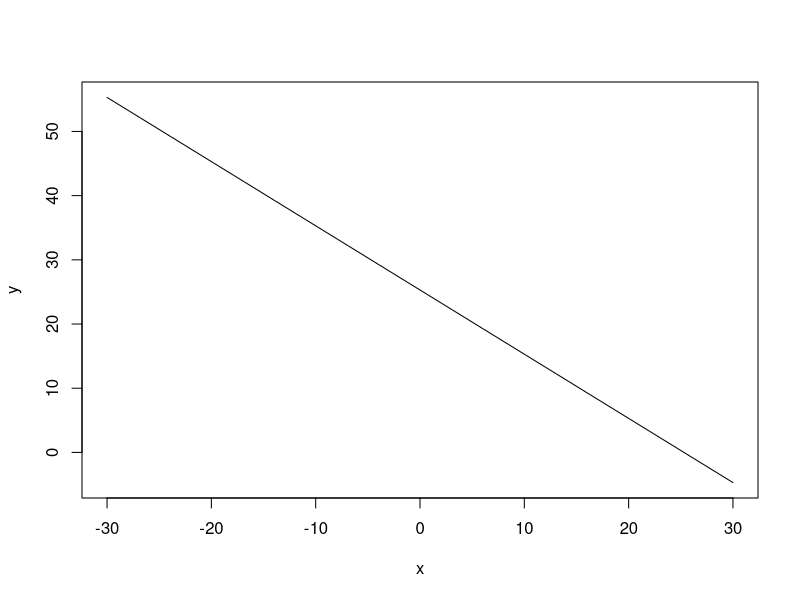
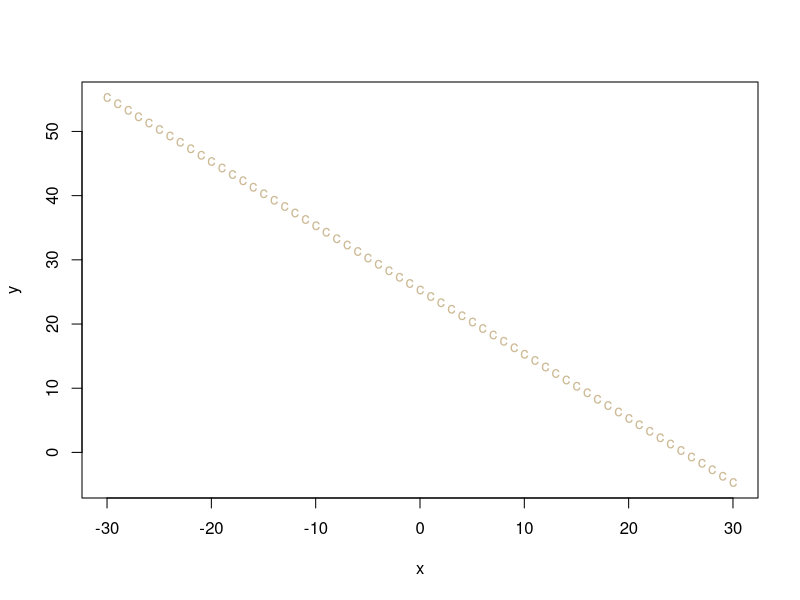
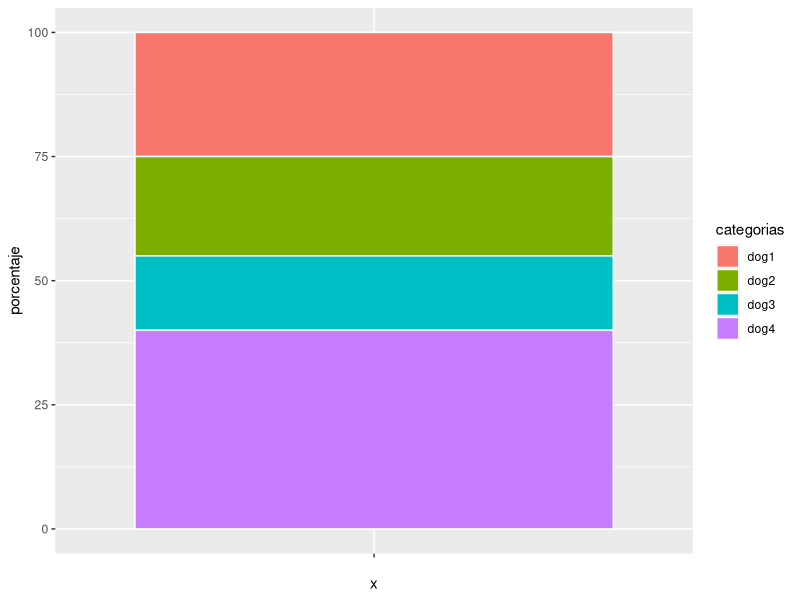
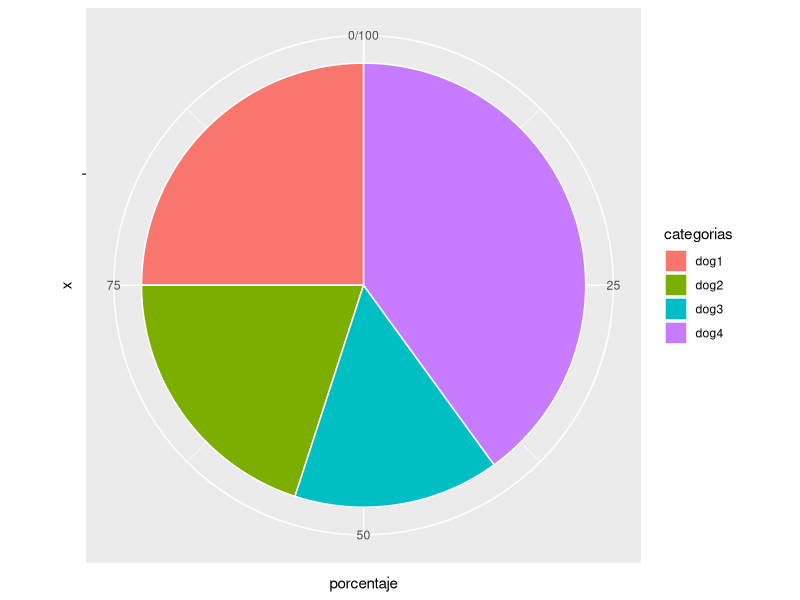
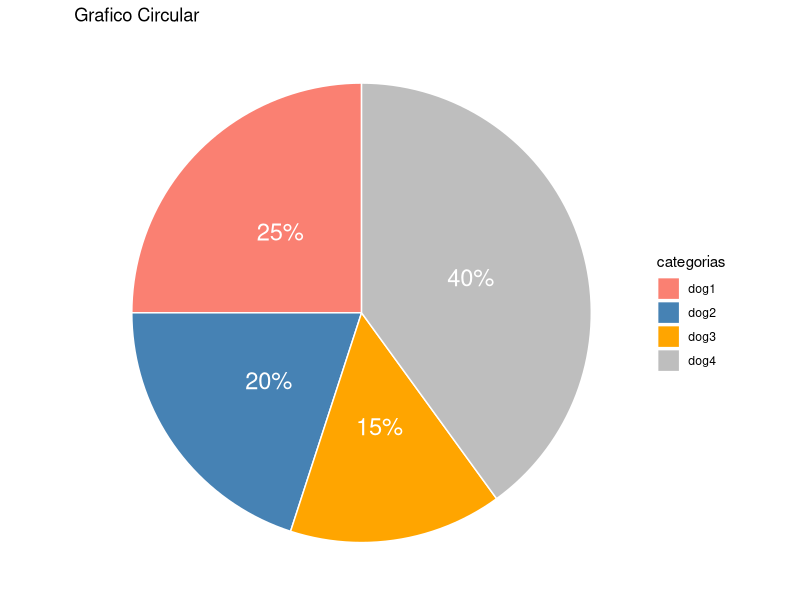

Write R code to recreate these figures, in order.
## ---- chunk 1
knitr::opts_chunk$set(echo = TRUE)
## ---- chunk 2
x = (-30:30)
x
## ---- chunk 3
y = -x+25.3
y
## ---- chunk 4
plot(x,y, type = "l")
## ---- chunk 5
plot(x,y, type = "p", col = "wheat3", pch = 99)
colors()
## ---- chunk 6
library(ggplot2)
library(scales)
## ---- chunk 7
df = data.frame(categorias =c("dog1", "dog2", "dog3", "dog4"),
                porcentaje =c(25,20,15,40))
## ---- chunk 8
ggplot(df,mapping = aes(x="",y=porcentaje, fill=categorias))+
  geom_bar(stat = "identity",color="white")
## ---- chunk 9
df
ggplot(df,aes(x="",y=porcentaje, fill=categorias))+
  geom_bar(stat = "identity",color="white")+
  coord_polar(theta="y")
## ---- chunk 10
ggplot(df,aes(x="",y=porcentaje, fill=categorias))+
  geom_bar(stat = "identity",
           color="white")+
    geom_text(aes(label=percent(porcentaje/100)),
              position=position_stack(vjust=0.5),color="white",size=6)+
  coord_polar(theta = "y")+
  scale_fill_manual(values=c("salmon","steelblue","orange","gray"))+
    theme_void()+
    labs(title="Grafico Circular")
